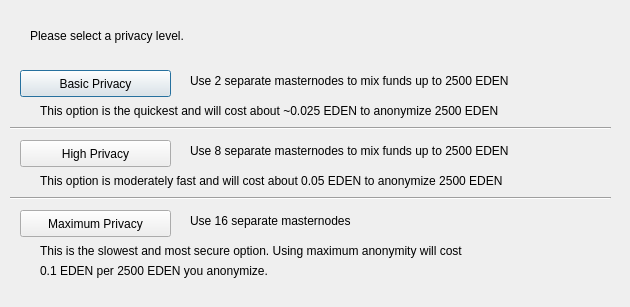
<?xml version="1.0" encoding="UTF-8"?>
<ui version="4.0">
 <class>DarksendConfig</class>
 <widget class="QDialog" name="DarksendConfig">
  <property name="geometry">
   <rect>
    <x>0</x>
    <y>0</y>
    <width>630</width>
    <height>307</height>
   </rect>
  </property>
  <property name="windowTitle">
   <string>Configure PrivateSend</string>
  </property>
  <widget class="QPushButton" name="buttonBasic">
   <property name="geometry">
    <rect>
     <x>20</x>
     <y>70</y>
     <width>151</width>
     <height>27</height>
    </rect>
   </property>
   <property name="text">
    <string>Basic Privacy</string>
   </property>
  </widget>
  <widget class="QPushButton" name="buttonHigh">
   <property name="geometry">
    <rect>
     <x>20</x>
     <y>140</y>
     <width>151</width>
     <height>27</height>
    </rect>
   </property>
   <property name="text">
    <string>High Privacy</string>
   </property>
  </widget>
  <widget class="QPushButton" name="buttonMax">
   <property name="geometry">
    <rect>
     <x>20</x>
     <y>210</y>
     <width>151</width>
     <height>27</height>
    </rect>
   </property>
   <property name="text">
    <string>Maximum Privacy</string>
   </property>
  </widget>
  <widget class="QLabel" name="label">
   <property name="geometry">
    <rect>
     <x>30</x>
     <y>20</y>
     <width>571</width>
     <height>31</height>
    </rect>
   </property>
   <property name="text">
    <string>Please select a privacy level.</string>
   </property>
  </widget>
  <widget class="QLabel" name="label_2">
   <property name="geometry">
    <rect>
     <x>190</x>
     <y>70</y>
     <width>421</width>
     <height>21</height>
    </rect>
   </property>
   <property name="text">
    <string>Use 2 separate masternodes to mix funds up to 2500 EDEN</string>
   </property>
  </widget>
  <widget class="QLabel" name="label_3">
   <property name="geometry">
    <rect>
     <x>190</x>
     <y>140</y>
     <width>411</width>
     <height>21</height>
    </rect>
   </property>
   <property name="text">
    <string>Use 8 separate masternodes to mix funds up to 2500 EDEN</string>
   </property>
  </widget>
  <widget class="QLabel" name="label_4">
   <property name="geometry">
    <rect>
     <x>190</x>
     <y>210</y>
     <width>421</width>
     <height>21</height>
    </rect>
   </property>
   <property name="text">
    <string>Use 16 separate masternodes</string>
   </property>
  </widget>
  <widget class="QLabel" name="label_6">
   <property name="geometry">
    <rect>
     <x>40</x>
     <y>100</y>
     <width>561</width>
     <height>21</height>
    </rect>
   </property>
   <property name="text">
    <string>This option is the quickest and will cost about ~0.025 EDEN to anonymize 2500 EDEN</string>
   </property>
  </widget>
  <widget class="QLabel" name="label_7">
   <property name="geometry">
    <rect>
     <x>40</x>
     <y>170</y>
     <width>561</width>
     <height>21</height>
    </rect>
   </property>
   <property name="text">
    <string>This option is moderately fast and will cost about 0.05 EDEN to anonymize 2500 EDEN</string>
   </property>
  </widget>
  <widget class="QLabel" name="label_8">
   <property name="geometry">
    <rect>
     <x>40</x>
     <y>240</y>
     <width>561</width>
     <height>21</height>
    </rect>
   </property>
   <property name="text">
    <string>This is the slowest and most secure option. Using maximum anonymity will cost</string>
   </property>
  </widget>
  <widget class="QLabel" name="label_9">
   <property name="geometry">
    <rect>
     <x>40</x>
     <y>260</y>
     <width>561</width>
     <height>21</height>
    </rect>
   </property>
   <property name="text">
    <string>0.1 EDEN per 2500 EDEN you anonymize.</string>
   </property>
  </widget>
  <widget class="Line" name="line">
   <property name="geometry">
    <rect>
     <x>10</x>
     <y>120</y>
     <width>601</width>
     <height>16</height>
    </rect>
   </property>
   <property name="orientation">
    <enum>Qt::Horizontal</enum>
   </property>
  </widget>
  <widget class="Line" name="line_2">
   <property name="geometry">
    <rect>
     <x>10</x>
     <y>190</y>
     <width>601</width>
     <height>16</height>
    </rect>
   </property>
   <property name="orientation">
    <enum>Qt::Horizontal</enum>
   </property>
  </widget>
 </widget>
 <resources/>
 <connections/>
</ui>
